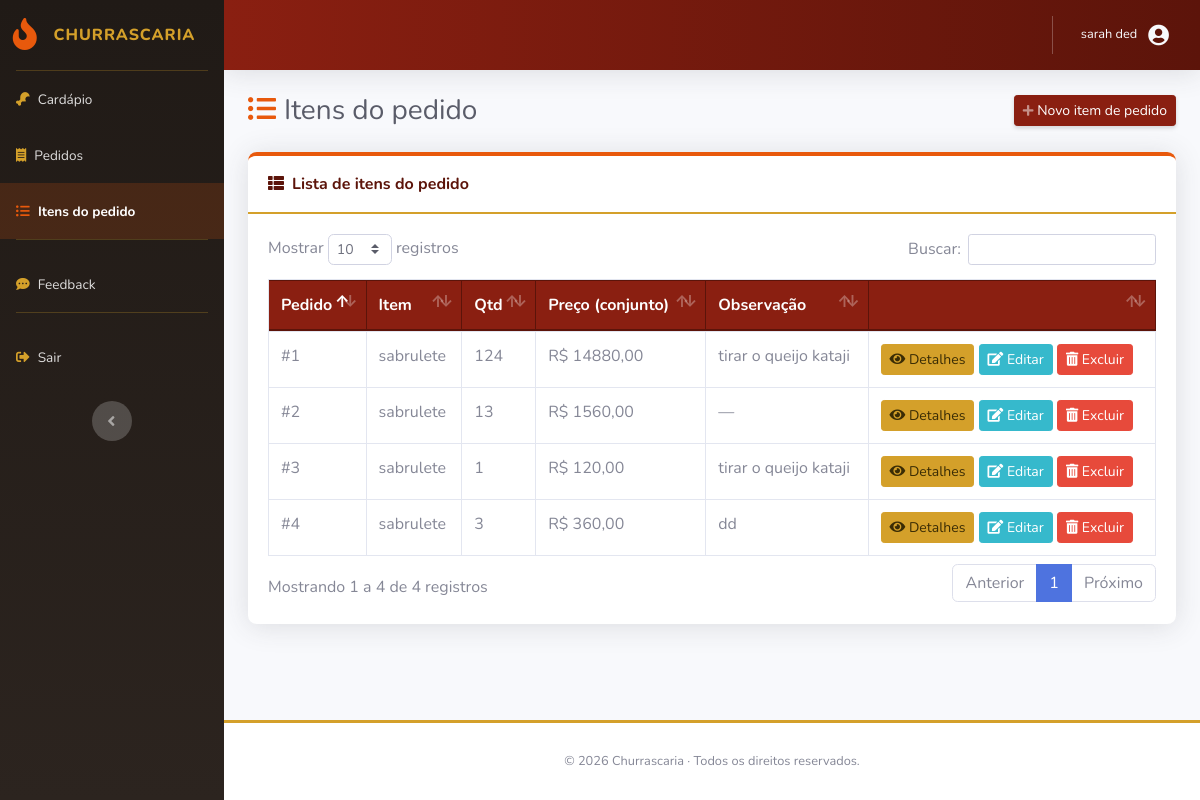
The page /itempedidos/ (signed in) on the database its author committed.
### itempedido/models.py (models this page shows, shortened)
class ItemPedido(models.Model):
    pedido = models.ForeignKey(Pedido, on_delete=models.CASCADE)
    item = models.ForeignKey(Item, on_delete=models.PROTECT)
    quantidade = models.PositiveIntegerField(default=1)
    preco_conjunto  = models.DecimalField(max_digits=8, decimal_places=2)
    observacao = models.CharField(max_length=200, blank=True)
    class Meta:
        unique_together = ('pedido', 'item')

### item/models.py (models this page shows)
class Item(models.Model):
    CATEGORIA_CHOICES = [
        ('CARNE', 'Carne'),
        ('ACOMPANHAMENTO', 'Acompanhamento'),
        ('BEBIDA', 'Bebida'),
        ('SOBREMESA', 'Sobremesa'),
    ]
    nome = models.CharField(max_length=100)
    descricao = models.TextField(blank=True)
    preco = models.DecimalField(max_digits=8, decimal_places=2, validators=[MinValueValidator(0)])
    categoria = models.CharField(max_length=20, choices=CATEGORIA_CHOICES)
    disponivel = models.BooleanField(default=True)
    def __str__(self):
        return self.nome

### itempedido/views.py (the view)
# urls.py: path('', views.itempedido_list, name='itempedido_list'),
@login_required
@permission_required('itempedido.view_itempedido', raise_exception=True)
def itempedido_list(request):
    itens_pedido = ItemPedido.objects.all().order_by('pedido_id')
    return render(request, 'itempedido/itempedido_list.html', {'itens_pedido': itens_pedido})

### templates/itempedido/itempedido_list.html (shortened to what this page needs)
{% extends 'base.html' %}
{% block content %}
    <div class="d-sm-flex align-items-center justify-content-between mb-4">
        <h1 class="h3 mb-0 text-gray-800 page-title"><i class="fas fa-list-ul"></i>Itens do pedido</h1>
        <a class="btn btn-primary btn-sm shadow-sm" href="{% url 'itempedido_create' %}">
            <i class="fas fa-plus fa-sm text-white-50"></i> Novo item de pedido
        </a>
    </div>
    <div class="card shadow card-espeto">
        <div class="card-header py-3"><i class="fas fa-th-list mr-2"></i>Lista de itens do pedido</div>
        <div class="card-body">
            {% if itens_pedido %}
                <div class="table-responsive">
                    <table class="table table-bordered table-hover datatable" width="100%" cellspacing="0">
                        <thead>
                            <tr>
                                <th>Pedido</th>
                                <th>Item</th>
                                <th>Qtd</th>
                                <th>Preço (conjunto)</th>
                                <th>Observação</th>
                                <th></th>
                            </tr>
                        </thead>
                        <tbody>
                            {% for ip in itens_pedido %}
                                <tr>
                                    <td>#{{ ip.pedido_id }}</td>
                                    <td>{{ ip.item }}</td>
                                    <td>{{ ip.quantidade }}</td>
                                    <td>R$ {{ ip.preco_conjunto }}</td>
                                    <td>{{ ip.observacao|default:"—" }}</td>
                                    <td class="text-nowrap">
                                        <a class="btn btn-warning btn-sm" href="{% url 'itempedido_detail' ip.pk %}"><i class="fas fa-eye"></i> Detalhes</a>
                                        {% if perms.itempedido.change_itempedido %}
                                            <a class="btn btn-info btn-sm" href="{% url 'itempedido_update' ip.pk %}"><i class="fas fa-edit"></i> Editar</a>
                                        {% endif %}
                                        {% if perms.itempedido.delete_itempedido %}
                                            <a class="btn btn-danger btn-sm" href="{% url 'itempedido_delete' ip.pk %}"><i class="fas fa-trash-alt"></i> Excluir</a>
                                        {% endif %}
                                    </td>
                                </tr>
                            {% endfor %}
                        </tbody>
                    </table>
                </div>
            {% else %}
                <p class="text-muted font-italic mb-0">Nenhum item de pedido cadastrado ainda.</p>
            {% endif %}
        </div>
    </div>
{% endblock %}

### templates/base.html (shortened to what this page needs)
{% load static %}
<!DOCTYPE html>
<html lang="pt-br">
<head>
    <link href="{% static 'vendor/fontawesome-free/css/all.min.css' %}" rel="stylesheet" type="text/css">
    <link href="{% static 'vendor/datatables/dataTables.bootstrap4.min.css' %}" rel="stylesheet">
    <link href="{% static 'css/sb-admin-2.min.css' %}" rel="stylesheet">
    <link href="{% static 'css/churrascaria-theme.css' %}" rel="stylesheet">
</head>
<body id="page-top">
<div id="wrapper">
    <ul class="navbar-nav bg-gradient-primary sidebar sidebar-dark accordion" id="accordionSidebar">
        <a class="sidebar-brand d-flex align-items-center justify-content-center" href="{% url 'home' %}">
            <div class="sidebar-brand-icon"><i class="fas fa-fire"></i></div>
            <div class="sidebar-brand-text mx-3">Churrascaria</div>
        </a>
        <hr class="sidebar-divider my-0">
        {% if perms.item.view_item %}
        <li class="nav-item {% if request.resolver_match.url_name == 'item_list' or request.resolver_match.url_name == 'item_detail' or request.resolver_match.url_name == 'item_create' %}active{% endif %}">
            <a class="nav-link" href="{% url 'item_list' %}">
                <i class="fas fa-drumstick-bite"></i>
                <span>Cardápio</span>
            </a>
        </li>
        {% endif %}
        {% if perms.pedido.view_pedido %}
        <li class="nav-item {% if 'pedido' in request.resolver_match.url_name and 'itempedido' not in request.resolver_match.url_name %}active{% endif %}">
            <a class="nav-link" href="{% url 'pedido_list' %}">
                <i class="fas fa-receipt"></i>
                <span>Pedidos</span>
            </a>
        </li>
        {% endif %}
        {% if perms.itempedido.view_itempedido %}
        <li class="nav-item {% if 'itempedido' in request.resolver_match.url_name %}active{% endif %}">
            <a class="nav-link" href="{% url 'itempedido_list' %}">
                <i class="fas fa-list-ul"></i>
                <span>Itens do pedido</span>
            </a>
        </li>
        {% endif %}
        {% if user.is_authenticated %}
        <hr class="sidebar-divider">
        <li class="nav-item {% if 'feedback' in request.resolver_match.url_name %}active{% endif %}">
            <a class="nav-link" href="{% url 'feedback_list' %}">
                <i class="fas fa-comment-dots"></i>
                <span>Feedback</span>
            </a>
        </li>
        {% endif %}
        <hr class="sidebar-divider">
        {% if user.is_authenticated %}
        <li class="nav-item">
            <a class="nav-link" href="#" data-toggle="modal" data-target="#modalLogout">
                <i class="fas fa-sign-out-alt"></i>
                <span>Sair</span>
            </a>
        </li>
        {% endif %}
        <div class="text-center d-none d-md-inline mt-3">
            <button class="rounded-circle border-0" id="sidebarToggle"></button>
        </div>
    </ul>
    <div id="content-wrapper" class="d-flex flex-column">
        <div id="content">
            <nav class="navbar navbar-expand navbar-light topbar mb-4 static-top shadow">
                <ul class="navbar-nav ml-auto">
                    {% if user.is_authenticated %}
                        <li class="nav-item dropdown no-arrow">
                            <a class="nav-link dropdown-toggle" href="#" id="userDropdown" role="button"
                               data-toggle="dropdown" aria-haspopup="true" aria-expanded="false">
                                <span class="mr-2 d-none d-lg-inline text-gray-100 small">
                                    {{ user.get_full_name|default:user.username }}
                                </span>
                                <i class="fas fa-user-circle fa-fw fa-lg text-gray-100"></i>
                            </a>
                        </li>
                    {% else %}
                        <li class="nav-item">
                            <a class="nav-link text-gray-100" href="{% url 'login' %}">Entrar</a>
                        </li>
                    {% endif %}
                </ul>
            </nav>
            <div class="container-fluid">
                {% block content %}{% endblock %}
            </div>
        </div>
        <footer class="sticky-footer bg-white">
            <div class="container my-auto">
                <div class="copyright text-center my-auto">
                    <span>&copy; {% now "Y" %} Churrascaria &middot; Todos os direitos reservados.</span>
                </div>
            </div>
        </footer>
    </div>
</div>
</body>
</html>

### static/css/churrascaria-theme.css (style rules this page uses)
:root { --churrasco-brasa: #8a1f11; --churrasco-brasa-escura: #5c140a; --churrasco-fogo: #e8590c; --churrasco-dourado: #d4a02a; --churrasco-carvao: #201a16; --churrasco-carvao-claro: #2c241f; --churrasco-creme: #f7f2ea; }
body { background-color: var(--churrasco-creme); font-family: 'Nunito', -apple-system, BlinkMacSystemFont, 'Segoe UI', Roboto, Arial, sans-serif; }
.sidebar { background: linear-gradient(180deg, var(--churrasco-carvao) 0%, var(--churrasco-carvao-claro) 100%) !important; }
.sidebar .sidebar-brand { color: var(--churrasco-dourado) !important; font-family: 'Nunito', sans-serif; font-weight: 800; letter-spacing: 0.06rem; }
.sidebar .sidebar-brand-icon i { color: var(--churrasco-fogo); }
.sidebar hr.sidebar-divider { border-top: 1px solid rgba(212, 160, 42, 0.25); }
.sidebar .nav-item .nav-link { color: rgba(255, 255, 255, 0.85); }
.sidebar .nav-item .nav-link i { color: var(--churrasco-dourado); }
.sidebar .nav-item .nav-link:hover, .sidebar .nav-item.active .nav-link { color: #fff; background-color: rgba(232, 89, 12, 0.18); }
.sidebar .nav-item.active .nav-link i { color: var(--churrasco-fogo); }
#sidebarToggle { background-color: rgba(212, 160, 42, 0.15); }
.topbar { background: linear-gradient(90deg, var(--churrasco-brasa) 0%, var(--churrasco-brasa-escura) 100%) !important; }
.topbar .nav-item .nav-link { color: rgba(255, 255, 255, 0.9) !important; }
.btn-primary, .badge-primary { background-color: var(--churrasco-brasa); border-color: var(--churrasco-brasa); }
.btn-warning, .badge-warning { background-color: var(--churrasco-dourado); border-color: var(--churrasco-dourado); color: #3a2c05; }
a { color: var(--churrasco-brasa); }
.card { border: none; border-radius: 0.55rem; box-shadow: 0 0.15rem 1.2rem 0 rgba(58, 32, 20, 0.12); }
.card-header { background-color: #fff; border-bottom: 2px solid var(--churrasco-dourado); border-radius: 0.55rem 0.55rem 0 0 !important; font-weight: 700; color: var(--churrasco-brasa-escura); }
.card.card-espeto { border-top: 4px solid var(--churrasco-fogo); }
.table thead th { background-color: var(--churrasco-brasa); color: #fff; border-color: var(--churrasco-brasa-escura); vertical-align: middle; white-space: nowrap; }
.sticky-footer { background-color: #fff; border-top: 3px solid var(--churrasco-dourado); }
.page-title i { color: var(--churrasco-fogo); margin-right: 0.5rem; }

### rows shown on the page
ItemPedido: pedido_id "1", item "sabrulete", quantidade "124", preco_conjunto "14880,00", observacao "tirar o queijo kataji"
ItemPedido: pedido_id "2", item "sabrulete", quantidade "13", preco_conjunto "1560,00", observacao "—"
ItemPedido: pedido_id "3", item "sabrulete", quantidade "1", preco_conjunto "120,00", observacao "tirar o queijo kataji"
ItemPedido: pedido_id "4", item "sabrulete", quantidade "3", preco_conjunto "360,00", observacao "dd"

### other values the page prints
{{ user.get_full_name|default:user.username }} "sarah ded"
